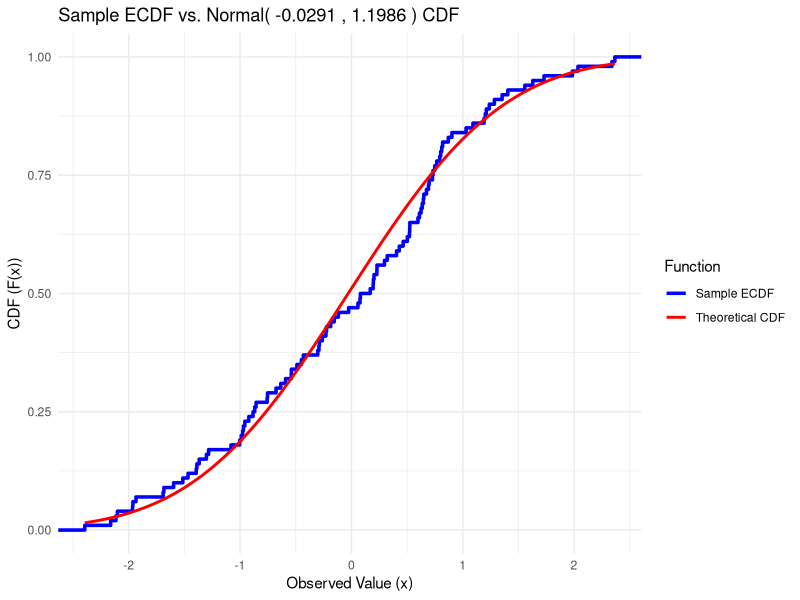
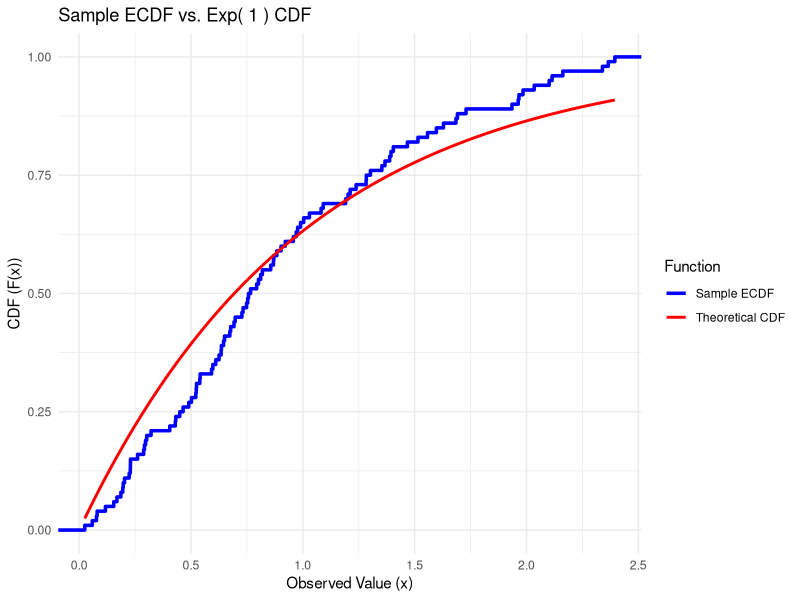
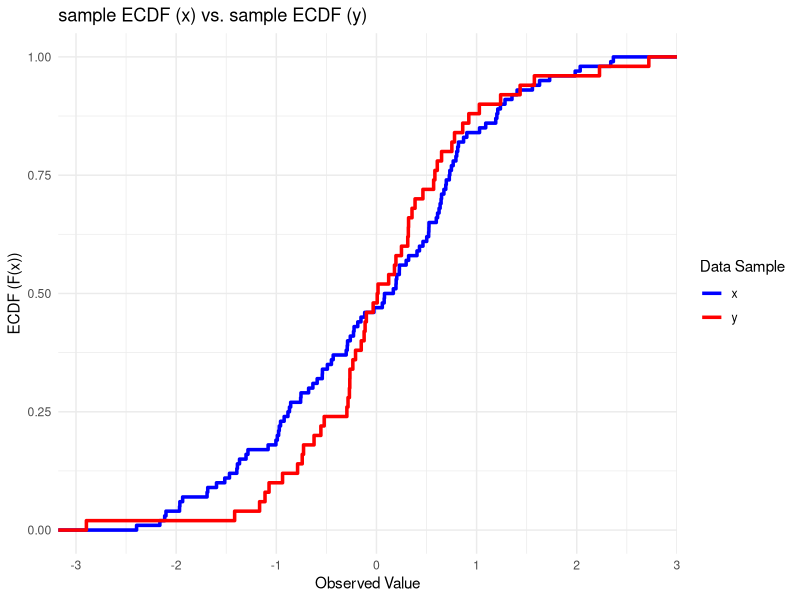

These charts were generated, in order, by the following R code:
## ---- chunk 1
library(ggplot2)
## ---- chunk 2
id <- 22
n <- id
set.seed(id)

a_k <- 1:150


func <- function(k) {
    full_value <- k * log(k^2 * n + pi)
    fractional_part <- full_value - floor(full_value)

    return(fractional_part)
}


x <- sapply(a_k[1:100], func)
x <- qnorm(x)
y <- sapply(a_k[101:150], func)
y <- qnorm(y)
## ---- chunk 3
sample_mean <- mean(x)
sample_sd <- sd(x)
ks_norm_result <- ks.test(x, "pnorm", mean=sample_mean, sd=sample_sd)

print(ks_norm_result)
## ---- chunk 4
data_x <- data.frame(Value = x)

ecdf_vs_cdf_plot <- ggplot(data_x, aes(x = Value)) +
  
  stat_ecdf(
    aes(color = "Sample ECDF"), 
    geom = "step", 
    linewidth = 1.2
  ) +

  stat_function(
    aes(color = "Theoretical CDF"), 
    fun = pnorm, 
    args = list(mean=sample_mean, sd=sample_sd),
    linewidth = 1
  ) +
  
  labs(
    title = paste("Sample ECDF vs. Normal(", round(sample_mean, 4), ",", round(sample_sd**2, 4), ") CDF"),
    x = "Observed Value (x)",
    y = "CDF (F(x))",
    color = "Function"
  ) +
  scale_color_manual(values = c("Sample ECDF" = "blue", "Theoretical CDF" = "red")) +
  theme_minimal()

ecdf_vs_cdf_plot
## ---- chunk 5
lambda <- 1
x_abs <- abs(x)
ks_exp_result <- ks.test(x_abs, "pexp", rate=lambda)

print(ks_exp_result)
## ---- chunk 6
data_x <- data.frame(Value = x_abs)

ecdf_vs_cdf_plot <- ggplot(data_x, aes(x = Value)) +
  
  stat_ecdf(
    aes(color = "Sample ECDF"), 
    geom = "step", 
    linewidth = 1.2
  ) +

  stat_function(
    aes(color = "Theoretical CDF"), 
    fun = pexp, 
    args = list(rate=lambda),
    linewidth = 1
  ) +
  
  labs(
    title = paste("Sample ECDF vs. Exp(", lambda, ") CDF"),
    x = "Observed Value (x)",
    y = "CDF (F(x))",
    color = "Function"
  ) +
  scale_color_manual(values = c("Sample ECDF" = "blue", "Theoretical CDF" = "red")) +
  theme_minimal()

ecdf_vs_cdf_plot
## ---- chunk 7
ks_two_sample_result <- ks.test(x, y)

print(ks_two_sample_result)
## ---- chunk 8
data_combined <- data.frame(
  Value = c(x, y),
  Group = factor(c(rep("x", length(x)),
                   rep("y", length(y))))
)

ecdf_comparison_plot <- ggplot(data_combined, aes(x = Value, color = Group)) +
  
  stat_ecdf(
    geom = "step",
    linewidth = 1.2
  ) +
  
  labs(
    title = "sample ECDF (x) vs. sample ECDF (y)",
    x = "Observed Value",
    y = "ECDF (F(x))",
    color = "Data Sample"
  ) +

  scale_color_manual(values = c("x" = "blue", 
                               "y" = "red")) +
  theme_minimal()


ecdf_comparison_plot
